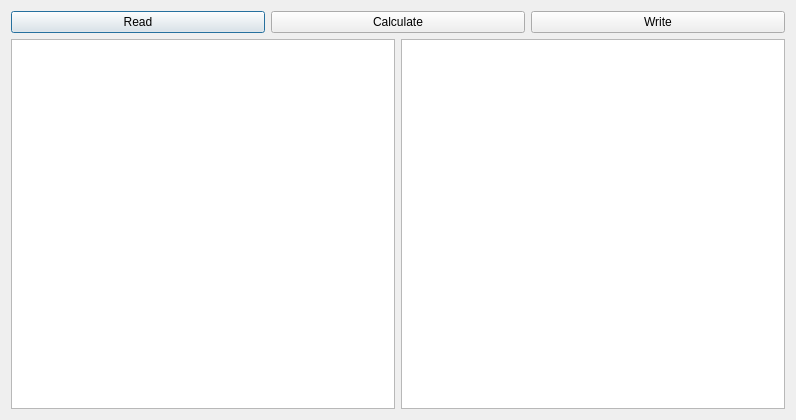
<?xml version="1.0" encoding="UTF-8"?>
<ui version="4.0">
 <class>dl_task3</class>
 <widget class="QDialog" name="dl_task3">
  <property name="geometry">
   <rect>
    <x>0</x>
    <y>0</y>
    <width>796</width>
    <height>420</height>
   </rect>
  </property>
  <property name="minimumSize">
   <size>
    <width>796</width>
    <height>420</height>
   </size>
  </property>
  <property name="windowTitle">
   <string>Read Expressions</string>
  </property>
  <layout class="QVBoxLayout" name="verticalLayout">
   <item>
    <layout class="QHBoxLayout" name="horizontalLayout">
     <item>
      <widget class="QPushButton" name="btn_read">
       <property name="text">
        <string>Read</string>
       </property>
      </widget>
     </item>
     <item>
      <widget class="QPushButton" name="btn_cal">
       <property name="text">
        <string>Calculate</string>
       </property>
      </widget>
     </item>
     <item>
      <widget class="QPushButton" name="btn_write">
       <property name="text">
        <string>Write</string>
       </property>
      </widget>
     </item>
    </layout>
   </item>
   <item>
    <layout class="QHBoxLayout" name="horizontalLayout_2">
     <item>
      <widget class="QTextEdit" name="te_input"/>
     </item>
     <item>
      <widget class="QTextEdit" name="te_output"/>
     </item>
    </layout>
   </item>
  </layout>
 </widget>
 <resources/>
 <connections/>
</ui>
